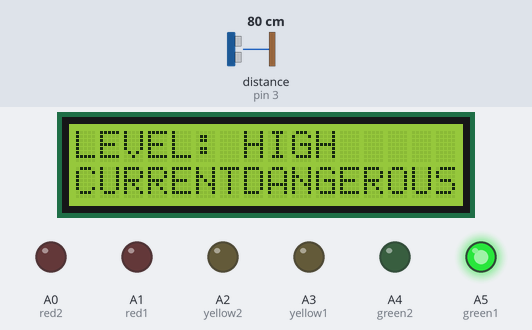
The sketch below on a simulated Arduino Uno, built with avr-gcc and run on an emulated ATmega328P. On the bench: 16×2 character LCD, output pins drawn as LEDs (lit = HIGH). Wiring (inferred from the names in the program): ultrasonic range finder: trigger pin 2; echo pin 3. The inputs (shaded band) are chosen by the test bench; at power-on: distance to the obstacle (sensor on pin 3) 80 cm. The echo pulse lasts 58.3 µs per cm; pins used as bus, display or sensor lines are not drawn; what the sketch prints to the serial monitor is not drawn.

Above: at 4.2 s.
4.3 s: distance to the obstacle (sensor on pin 3) set to 26 cm
7.3 s: distance to the obstacle (sensor on pin 3) set to 23 cm
At 10.0 s:
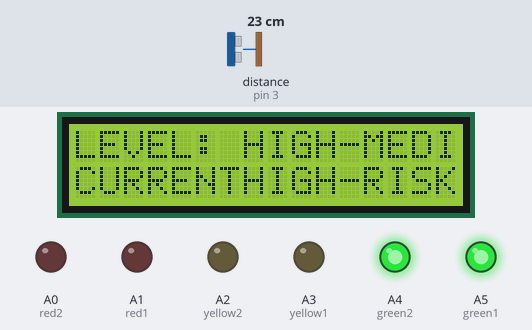
10.3 s: distance to the obstacle (sensor on pin 3) set to 19 cm
At 12.8 s:
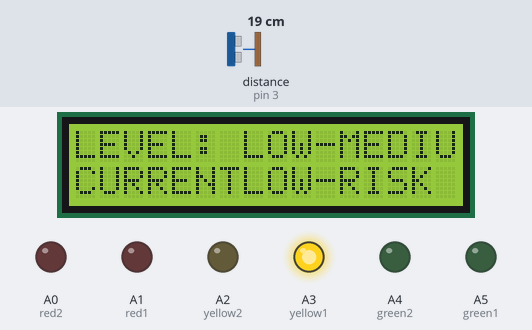
13.3 s: distance to the obstacle (sensor on pin 3) set to 15 cm
At 14.7 s:
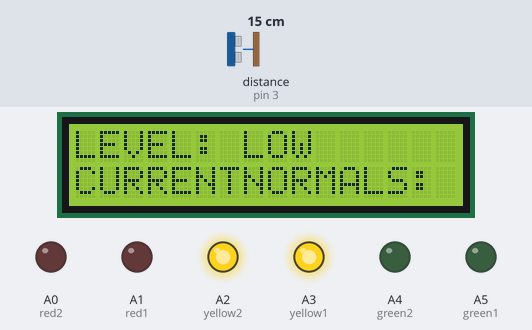
16.3 s: distance to the obstacle (sensor on pin 3) set to 2 cm
At 17.9 s:
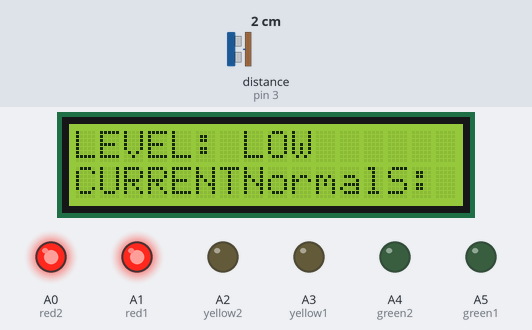
19.3 s: distance to the obstacle (sensor on pin 3) set to 18 cm
At 21.3 s:
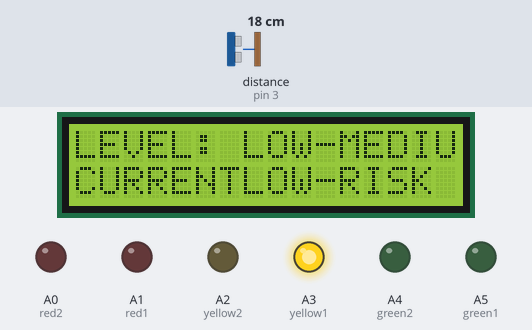
Timing chart, 0 to 22.8 s (numbered marks = the images above; inputs shaded):
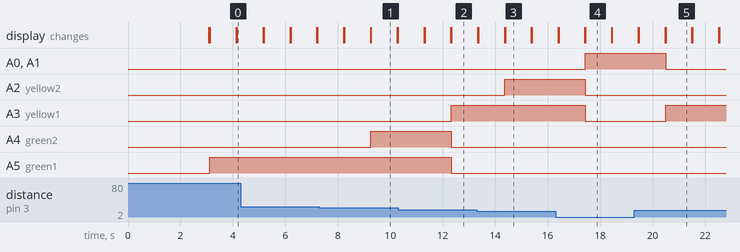

The sketch:

WAter_level.ino
```cpp
#include <SoftwareSerial.h>
#include <LiquidCrystal.h>


#define trigpin 2
#define echopin 3
int green1 = A5;
int green2 = A4;
int yellow1 = A3;
int yellow2 = A2;
int red1 = A1;
int red2 = A0;
char auth[] = "YourAuthToken";

LiquidCrystal lcd(7, 6, 5, 4, 8, 9 );

float time = 0, distance = 0;

void setup()
{

  Serial.begin(9600);


  Serial.println("Waiting for connections...");

  pinMode(trigpin, OUTPUT);
  pinMode(echopin, INPUT);
  pinMode(green1, OUTPUT);
  pinMode(green2, OUTPUT);
  pinMode(yellow1, OUTPUT);
  pinMode(yellow2, OUTPUT);
  pinMode(red1, OUTPUT);
  pinMode(red2, OUTPUT);
  lcd.begin(16, 2);
  lcd.setCursor(2, 0);
  lcd.print("WATER LEVEL");
  lcd.setCursor(1, 1);
  lcd.print("CONTROL SYSTEM");
  delay(2000);

  digitalWrite(green1, LOW);
  digitalWrite(green2, LOW);
  digitalWrite(yellow1, LOW);
  digitalWrite(yellow2, LOW);
  digitalWrite(red1, LOW);
  digitalWrite(red2, LOW);
  delay(1000);
}

void loop()
{

  int duration, distance, percentage;
  digitalWrite(trigpin, HIGH);

  delayMicroseconds(1000);
  digitalWrite(trigpin, LOW);


  duration = pulseIn(echopin, HIGH);

  distance = time * 0.10 / 2;
  percentage = 100 - (distance / 3);
  Serial.println(" Distance cm:");
  Serial.println(percentage);


  lcd.clear();
  digitalWrite(trigpin, LOW);
  delayMicroseconds(2);
  digitalWrite(trigpin, HIGH);
  delayMicroseconds(10);
  digitalWrite(trigpin, LOW);
  delayMicroseconds(2);
  time = pulseIn(echopin, HIGH);

  lcd.setCursor(0, 0);
  lcd.print("LEVEL:");
  lcd.setCursor(0, 1);
  lcd.print("CURRENT STATUS:");
  delay(10);

  if (  (distance > 0) && (distance <= 40)   )
  {
    digitalWrite(green1, LOW);
    digitalWrite(green2, LOW);
    digitalWrite(yellow1, LOW);
    digitalWrite(yellow2, LOW);
    digitalWrite(red1, HIGH);
    digitalWrite(red2, HIGH);
    lcd.setCursor(7, 0);
    lcd.print("LOW");
    lcd.setCursor(7, 1);
    lcd.print("Normal");
    delay(1000);
  } else if (  (distance > 40) && (distance <= 50)  )
  {

    digitalWrite(green1, LOW);
    digitalWrite(green2, LOW);
    digitalWrite(yellow1, HIGH);
    digitalWrite(yellow2, HIGH);
    digitalWrite(red1, LOW);
    digitalWrite(red2, LOW);
    lcd.setCursor(7, 0);
    lcd.print("LOW");
    lcd.setCursor(7, 1);
    lcd.print("NORMAL");
    delay(1000);
  } else

    if (  (distance > 50) && (distance <= 60)  )
    {

      digitalWrite(green1, LOW);
      digitalWrite(green2, LOW);
      digitalWrite(yellow1, HIGH);
      digitalWrite(yellow2, LOW);
      digitalWrite(red1, LOW);
      digitalWrite(red2, LOW);
      lcd.setCursor(7, 0);
      lcd.print("LOW-MEDIUM");
      lcd.setCursor(7, 1);
      lcd.print("LOW-RISK");
      delay(1000);
    } else


      if (  (distance > 60) && (distance <= 70)  )
      {

        digitalWrite(green1, HIGH);
        digitalWrite(green2, HIGH);
        digitalWrite(yellow1, LOW);
        digitalWrite(yellow2, LOW );
        digitalWrite(red1, LOW);
        digitalWrite(red2, LOW);
        lcd.setCursor(7, 0);
        lcd.print("HIGH-MEDIUM");
        lcd.setCursor(7, 1);
        lcd.print("HIGH-RISK");
        delay(1000);
      }
      else if (distance > 71)
      {

        digitalWrite(green1, HIGH);
        digitalWrite(green2, LOW);
        digitalWrite(yellow1, LOW);
        digitalWrite(yellow2, LOW );
        digitalWrite(red1, LOW);
        digitalWrite(red2, LOW);
        lcd.setCursor(7, 0);
        lcd.print("HIGH");
        lcd.setCursor(7, 1);
        lcd.print("DANGEROUS");
        delay(1000);
      }


}
```

Measured:
- the behaviour switches between 25 and 24 cm on distance to the obstacle (sensor on pin 3) (found by bisection; images 0 and 1)
- the behaviour switches between 22 and 21 cm on distance to the obstacle (sensor on pin 3) (found by bisection; images 1 and 2)
- the behaviour switches between 18 and 17 cm on distance to the obstacle (sensor on pin 3) (found by bisection; images 2 and 3)
- after the input at 7.3 s, A4 (green2): LOW → HIGH after 2.0 s; the display: first differs from a run without the input after 2.0 s (image 1)
- after the input at 10.3 s, A3 (yellow1): LOW → HIGH after 2.0 s; A4 (green2), A5 (green1): HIGH → LOW after 2.0 s; the display: first differs from a run without the input after 2.0 s (image 2)
- after the input at 13.3 s, A2 (yellow2): LOW → HIGH after 1.1 s; the display: first differs from a run without the input after 1.1 s (image 3)
- after the input at 16.3 s, A0 (red2), A1 (red1): LOW → HIGH after 1.1 s; A2 (yellow2), A3 (yellow1): HIGH → LOW after 1.1 s; the display: first differs from a run without the input after 1.1 s (image 4)
- after the input at 19.3 s, A0 (red2), A1 (red1): HIGH → LOW after 1.2 s; A3 (yellow1): LOW → HIGH after 1.2 s; the display: first differs from a run without the input after 1.2 s (image 5)
